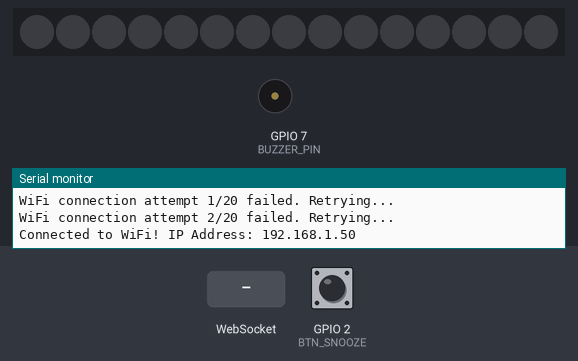
Bench run of a program on a simulated Seeed XIAO ESP32-C3. On the bench: 15 RGB LEDs in strip order, left to right, buzzer (waves = sounding, pin HIGH), the last lines printed to the serial monitor. The inputs (shaded band) are chosen by the test bench; at power-on: GPIO 2 (BTN_SNOOZE) HIGH. WiFi joins after 1.5 s; servers stay silent unless stated; storage starts empty; EEPROM starts erased.

Above: at 3.2 s.
3.3 s: WebSocket text "request" received
At 3.8 s:
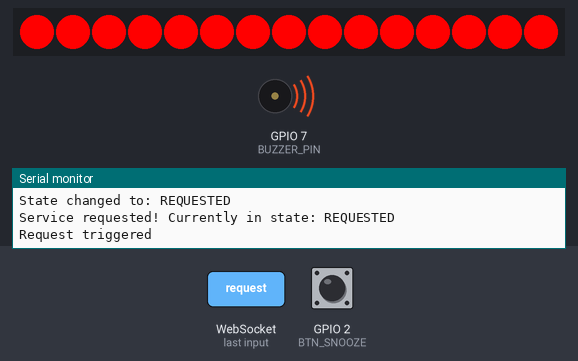
4.8 s: GPIO 2 (BTN_SNOOZE) pulled LOW for 0.15 s
At 5.8 s:
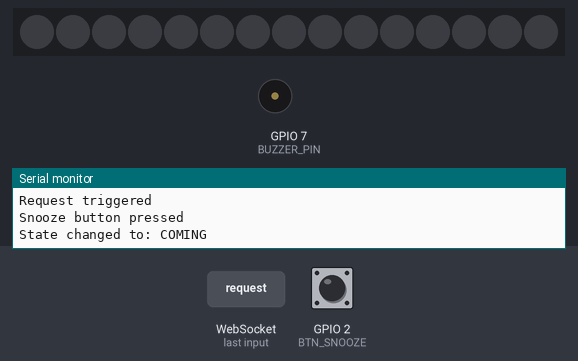
Timing chart, 0 to 7.8 s (numbered marks = the images above; inputs shaded):
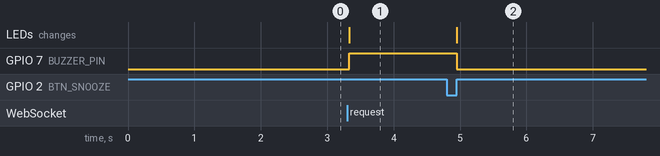

Measured:
- after the input at 3.3 s, GPIO 7 (BUZZER_PIN): LOW → HIGH at once; the LEDs: change at once (image 1)
- after the input at 4.8 s, GPIO 7 (BUZZER_PIN): HIGH → LOW after 0.15 s; the LEDs: change after 0.15 s (image 2)

The program:

main.cpp
```cpp
#include <WiFi.h>
#include <WebServer.h>
#include <ESPAsyncWebServer.h>
#include <AsyncTCP.h>
#include <SPIFFS.h>
#include <Preferences.h>
#include "peripherals.h"

constexpr unsigned long BAUD_RATE = 115200;
constexpr unsigned long PORT = 80;

Preferences preferences;
String ssid;
String password;
String staticIpStr;
AsyncWebServer server(PORT);
AsyncWebSocket ws("/ws");

enum State {
    IDLE,
    REQUESTED,
    COMING,
    ERROR
};

State state = IDLE;

const String stateToString(State state) {
    switch (state) {
        case IDLE: return "IDLE";
        case REQUESTED: return "REQUESTED";
        case COMING: return "COMING";
        case ERROR: return "ERROR";
        default: return "UNKNOWN";
    }
}

/***** Function prototypes *****/
void switchState(State newState);
void requestService();
void handleRoot(AsyncWebServerRequest *request);
void onWebSocketEvent(AsyncWebSocket *server, AsyncWebSocketClient *client, AwsEventType type, void *arg, uint8_t *data, size_t len);
void notifyClients();
void connectToWiFi(unsigned int numberOfAttempts=20);
void loadWiFiCredentials();
void saveWiFiCredentials();
void handleSerialCommands();
/* *************************** */

void setup() {
    Serial.begin(BAUD_RATE);

    preferences.begin("wifi", false);
    loadWiFiCredentials();

    setupPeripherals();
    connectToWiFi();

    if (!SPIFFS.begin(true)) {
        Serial.println("Failed to mount SPIFFS file system");
        return;
    }

    ws.onEvent(onWebSocketEvent);
    server.addHandler(&ws);

    server.on("/", HTTP_GET, handleRoot);

    server.on("/sound-coming.wav", HTTP_GET, [](AsyncWebServerRequest *request){
        request->send(SPIFFS, "/sound-coming.wav", "audio/wav");
    });

    server.on("/sound-requested.wav", HTTP_GET, [](AsyncWebServerRequest *request){
        request->send(SPIFFS, "/sound-requested.wav", "audio/wav");
    });

    server.begin();
}

void loop() {
    updatePeripherals();
    handleSerialCommands();

    if (snoozePressed){
        switchState(COMING);
        snoozePressed = false;
    }
}

void switchState(State newState){
    state = newState;
    Serial.print("State changed to: " + stateToString(state) + "\n");
    String msg = "{\"state\": \"" + stateToString(state) + "\"}";
    ws.textAll(msg);
}

void handleRoot(AsyncWebServerRequest *request) {
    request->send(SPIFFS, "/index.html", "text/html");
}

void notifyClients() {
    String jsonResponse = "{\"state\": " + String(state ? "true" : "false") + "}";
    ws.textAll(jsonResponse);
}

void onWebSocketEvent(AsyncWebSocket *server, AsyncWebSocketClient *client, AwsEventType type,
                      void *arg, uint8_t *data, size_t len) {
    if (type == WS_EVT_CONNECT) {
        Serial.println("WebSocket client connected");
    } else if (type == WS_EVT_DISCONNECT) {
        Serial.println("WebSocket client disconnected");
    } else if (type == WS_EVT_DATA) {
        String msg = String((char*)data);
        Serial.print("Message received: ");
        Serial.println(msg);

        if (msg.indexOf("request") != -1){
            switchState(REQUESTED);
            requestService();
        }else if (msg.indexOf("idle") != -1){
            switchState(IDLE);
        }else if (msg.indexOf("cancel") != -1){
            switchState(IDLE);
            handleCancelPress();
        }
    }
}

void requestService() {
    Serial.println("Service requested! Currently in state: " + stateToString(state));
    #ifndef BTN_DAVID
        handleServiceRequestPress();
    #endif
}

void connectToWiFi(unsigned int numberOfAttempts) {
    if (!staticIpStr.isEmpty()) {
        IPAddress local_IP, gateway, subnet(255, 255, 255, 0);
        IPAddress primaryDNS(8, 8, 8, 8);
        IPAddress secondaryDNS(8, 8, 4, 4);

        if (local_IP.fromString(staticIpStr)) {
            gateway = local_IP;
            gateway[3] = 1; // Set last segment to 1 for gateway
            if (!WiFi.config(local_IP, gateway, subnet, primaryDNS, secondaryDNS)) {
                Serial.println("Failed to configure WiFi");
            } else {
                Serial.println("Static IP configured.");
            }
        } else {
            Serial.println("Invalid static IP format. Using DHCP.");
        }
    } else {
        Serial.println("No static IP found. Using DHCP.");
    }

    WiFi.begin(ssid.c_str(), password.c_str());

    for (unsigned int attempt = 1; attempt <= numberOfAttempts; attempt++) {
        if (WiFi.status() == WL_CONNECTED) {
            Serial.print("Connected to WiFi! IP Address: ");
            Serial.println(WiFi.localIP());
            return;
        }

        Serial.print("WiFi connection attempt ");
        Serial.print(attempt);
        Serial.print("/");
        Serial.print(numberOfAttempts);
        Serial.println(" failed. Retrying...");
        delay(1000);
    }

    Serial.println("Failed to connect to WiFi after maximum attempts.");
}


void loadWiFiCredentials() {
    preferences.begin("wifi", true);
    ssid = preferences.getString("ssid", "admin");
    password = preferences.getString("password", "1234");
    staticIpStr = preferences.getString("static_ip", "");
    preferences.end();
}

void saveWiFiCredentials() {
    preferences.begin("wifi", false);
    preferences.putString("ssid", ssid);
    preferences.putString("password", password);
    preferences.putString("static_ip", staticIpStr);
    preferences.end();
    Serial.println("WiFi credentials saved to non-volatile memory.");
}

void handleSerialCommands() {
    if (Serial.available()) {
        String command = Serial.readStringUntil('\n');
        command.trim();

        if (command.equals("help")) {
            Serial.println("Available commands:");
            Serial.println("  help                          - Show available commands");
            Serial.println("  info                          - Show connection info");
            Serial.println("  set_network <network_name>    - Set WiFi network name. Prompts for password.");
            Serial.println("  set_ip <ip_address>           - Set a static IP address for the server.");
            delay(3000);
        }
        else if (command.equals("info")) {
            Serial.println("Connection Information:");
            Serial.print("  SSID: ");
            Serial.println(ssid);
            Serial.print("  IP Address: ");
            if (WiFi.status() == WL_CONNECTED) {
                Serial.println(WiFi.localIP());
            } else {
                Serial.println("Not connected");
            }
            Serial.print("  Static IP: ");
            Serial.println(staticIpStr.isEmpty() ? "Not configured" : staticIpStr);
            Serial.print("  Connection Status: ");
            Serial.println(WiFi.status() == WL_CONNECTED ? "Connected" : "Disconnected");
        }
        else if (command.startsWith("set_network ")) {
            ssid = command.substring(12);
            Serial.print("Enter password for ");
            Serial.print(ssid);
            Serial.print(": ");

            while (!Serial.available()) {}
            password = Serial.readStringUntil('\n');
            password.trim();

            Serial.print("Connecting to new network: ");
            Serial.println(ssid);
            saveWiFiCredentials();
            connectToWiFi();
        }
        else if (command.startsWith("set_ip ")) {
            staticIpStr = command.substring(7);
            Serial.print("Setting static IP to ");
            Serial.println(staticIpStr);
            saveWiFiCredentials();
            connectToWiFi();
        }
    }
}
```

peripherals.h
```cpp
#pragma once

#include <Arduino.h>

#include <Adafruit_NeoPixel.h>


// #define BTN_DAVID D1
#define BTN_SNOOZE D0
#define LED_PIN D2
#define BUZZER_PIN D5

constexpr unsigned long N_LEDS = 15;
bool snoozePressed = false;

Adafruit_NeoPixel strip = Adafruit_NeoPixel(N_LEDS, LED_PIN, NEO_GRB + NEO_KHZ800);

// Called when the snooze button is pressed
void handleSnoozePress() {
    Serial.println("Snooze button pressed");
    detachInterrupt(digitalPinToInterrupt(BTN_SNOOZE));
    digitalWrite(BUZZER_PIN, LOW);
    for(int i=0; i<N_LEDS; i++) {
        strip.setPixelColor(i, 0, 0, 0);
    }
    snoozePressed = true;
}

// Called when the cancel button is pressed
void handleCancelPress() {
    Serial.println("Cancel button pressed");
    detachInterrupt(digitalPinToInterrupt(BTN_SNOOZE));
    digitalWrite(BUZZER_PIN, LOW);
    for(int i=0; i<N_LEDS; i++) {
        strip.setPixelColor(i, 0, 0, 0);
    }
}

// Called when the service request is triggered
void handleServiceRequestPress() {
    pinMode(LED_PIN, OUTPUT);
    #ifdef BTN_DAVID
        pinMode(BTN_SNOOZE, INPUT_PULLUP);
    #endif
    attachInterrupt(digitalPinToInterrupt(BTN_SNOOZE), handleSnoozePress, RISING);
    Serial.println("Request triggered");
    digitalWrite(BUZZER_PIN, HIGH);
    for(int i=0; i<N_LEDS; i++) {
     strip.setPixelColor(i, 255, 0, 0);
    }
}

// Called in the setup function to initialize the peripherals
void setupPeripherals() {
    pinMode(BTN_SNOOZE, INPUT_PULLUP);
    pinMode(BUZZER_PIN, OUTPUT);
    #ifdef BTN_DAVID
        pinMode(BTN_DAVID, INPUT_PULLUP);
        attachInterrupt(digitalPinToInterrupt(BTN_DAVID), handleServiceRequestPress, RISING);
    #endif
    // Attach interrupt for BTN_SNOOZE but disable it initially
    attachInterrupt(digitalPinToInterrupt(BTN_SNOOZE), handleSnoozePress, RISING);
    detachInterrupt(digitalPinToInterrupt(BTN_SNOOZE));
    strip.begin();

    for(int i=0; i<N_LEDS; i++) {
        strip.setPixelColor(i, 0, 0, 0);
    }
}


// Update the color of the LED strip
void updatePeripherals(){
    strip.show();
    delayMicroseconds(100);
}
 
```
